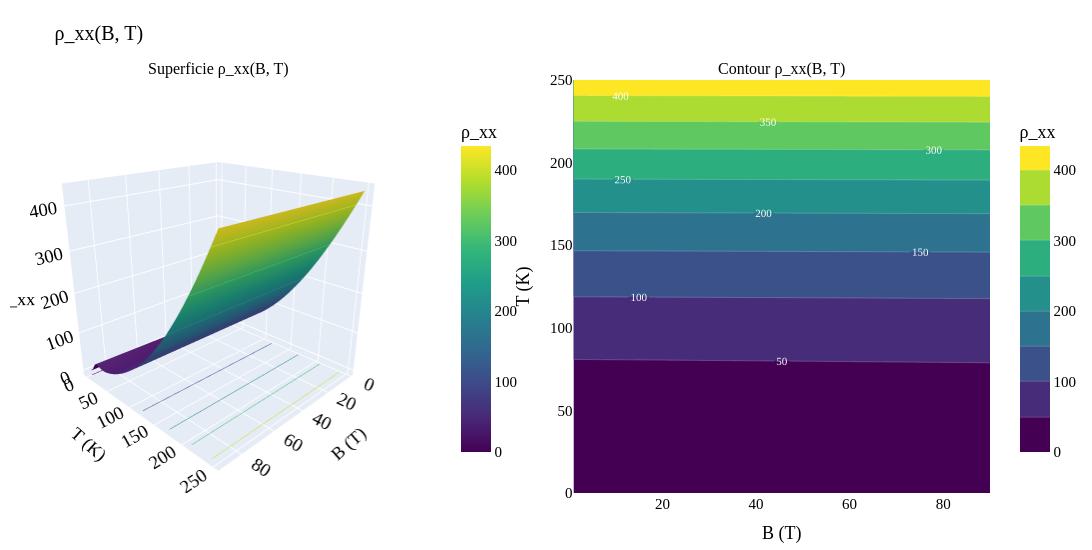

The cell this chart's notebook holds for it:
### Code cell
plot_observable_4panel(rho_xx_grid,
                       name='ρ_xx', name_tex=r'$\rho_{xx}$',
                       label_plain='ρ_xx', label_tex=r'$\rho_{xx}$',
                       B_grid_1d=B_grid_1d, T_grid_1d=T_grid_1d)

### Figure 1 — Plotly figure (JSON) as saved in the notebook; plotly's stock layout.template omitted (floating-point values rounded to 4 significant figures; data arrays with more than 128 entries replaced by an {"elided": "..."} marker saying what was removed)
{"data": [{"colorbar": {"len": 0.85, "title": {"text": "ρ_xx"}, "x": 0.45}, "colorscale": [[0, "#440154"], [0.1111, "#482878"], [0.2222, "#3e4989"], [0.3333, "#31688e"], [0.4444, "#26828e"], [0.5556, "#1f9e89"], [0.6667, "#35b779"], [0.7778, "#6ece58"], [0.8889, "#b5de2b"], [1, "#fde725"]], "contours": {"z": {"highlightcolor": "white", "project": {"z": true}, "show": true, "usecolormap": true}}, "hovertemplate": "B = %{x:.1f} T<br>T = %{y:.1f} K<br>ρ_xx = %{z:.4g}<extra></extra>", "scene": "scene", "type": "surface", "x": [1.0, 2.127, 3.253, 4.38, 5.506, 6.633, 7.759, 8.886, 10.01, 11.14, 12.27, 13.39, 14.52, 15.65, 16.77, 17.9, 19.03, 20.15, 21.28, 22.41, 23.53, 24.66, 25.78, 26.91, 28.04, 29.16, 30.29, 31.42, 32.54, 33.67, 34.8, 35.92, 37.05, 38.18, 39.3, 40.43, 41.56, 42.68, 43.81, 44.94, 46.06, 47.19, 48.32, 49.44, 50.57, 51.7, 52.82, 53.95, 55.08, 56.2, 57.33, 58.46, 59.58, 60.71, 61.84, 62.96, 64.09, 65.22, 66.34, 67.47, 68.59, 69.72, 70.85, 71.97, 73.1, 74.23, 75.35, 76.48, 77.61, 78.73, 79.86, 80.99, 82.11, 83.24, 84.37, 85.49, 86.62, 87.75, 88.87, 90.0], "y": {"elided": "200 float values"}, "z": {"elided": "200x80 float values"}}, {"colorbar": {"len": 0.85, "title": {"text": "ρ_xx"}, "x": 1.02}, "colorscale": [[0, "#440154"], [0.1111, "#482878"], [0.2222, "#3e4989"], [0.3333, "#31688e"], [0.4444, "#26828e"], [0.5556, "#1f9e89"], [0.6667, "#35b779"], [0.7778, "#6ece58"], [0.8889, "#b5de2b"], [1, "#fde725"]], "contours": {"labelfont": {"color": "white", "size": 11}, "showlabels": true}, "hovertemplate": "B = %{x:.1f} T<br>T = %{y:.1f} K<br>ρ_xx = %{z:.4g}<extra></extra>", "line": {"color": "rgba(255,255,255,0.4)", "width": 0.5}, "type": "contour", "x": [1.0, 2.127, 3.253, 4.38, 5.506, 6.633, 7.759, 8.886, 10.01, 11.14, 12.27, 13.39, 14.52, 15.65, 16.77, 17.9, 19.03, 20.15, 21.28, 22.41, 23.53, 24.66, 25.78, 26.91, 28.04, 29.16, 30.29, 31.42, 32.54, 33.67, 34.8, 35.92, 37.05, 38.18, 39.3, 40.43, 41.56, 42.68, 43.81, 44.94, 46.06, 47.19, 48.32, 49.44, 50.57, 51.7, 52.82, 53.95, 55.08, 56.2, 57.33, 58.46, 59.58, 60.71, 61.84, 62.96, 64.09, 65.22, 66.34, 67.47, 68.59, 69.72, 70.85, 71.97, 73.1, 74.23, 75.35, 76.48, 77.61, 78.73, 79.86, 80.99, 82.11, 83.24, 84.37, 85.49, 86.62, 87.75, 88.87, 90.0], "xaxis": "x", "y": {"elided": "200 float values"}, "yaxis": "y", "z": {"elided": "200x80 float values"}}], "layout": {"annotations": [{"font": {"size": 16}, "showarrow": false, "text": "Superficie ρ_xx(B, T)", "x": 0.2125, "xanchor": "center", "xref": "paper", "y": 1, "yanchor": "bottom", "yref": "paper"}, {"font": {"size": 16}, "showarrow": false, "text": "Contour ρ_xx(B, T)", "x": 0.7875, "xanchor": "center", "xref": "paper", "y": 1, "yanchor": "bottom", "yref": "paper"}], "font": {"color": "black", "family": "serif", "size": 15}, "height": 550, "margin": {"b": 10, "l": 10, "r": 10, "t": 80}, "scene": {"camera": {"eye": {"x": 1.6, "y": 1.6, "z": 0.9}}, "domain": {"x": [0, 0.425], "y": [0, 1]}, "xaxis": {"title": {"text": "B (T)"}}, "yaxis": {"title": {"text": "T (K)"}}, "zaxis": {"title": {"text": "ρ_xx"}}}, "title": {"font": {"color": "black", "family": "serif", "size": 20}, "text": "ρ_xx(B, T)"}, "width": 1200, "xaxis": {"anchor": "y", "domain": [0.575, 1], "title": {"text": "B (T)"}}, "yaxis": {"anchor": "x", "domain": [0, 1], "title": {"text": "T (K)"}}}}
